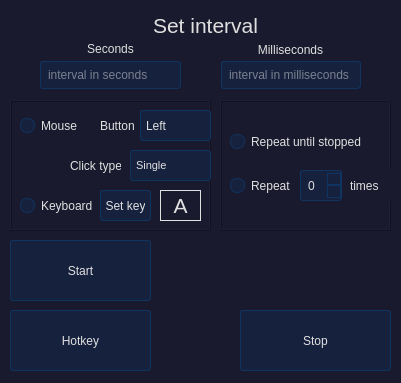
<?xml version="1.0" encoding="UTF-8"?>
<ui version="4.0">
 <class>Form</class>
 <widget class="QWidget" name="Form">
  <property name="geometry">
   <rect>
    <x>0</x>
    <y>0</y>
    <width>401</width>
    <height>383</height>
   </rect>
  </property>
  <property name="windowTitle">
   <string>AutoClicker</string>
  </property>
  <property name="styleSheet">
   <string notr="true">QWidget {
    background-color: #1a1a2e;
    color: #e0e0e0;
}

QPushButton {
    background-color: #16213e;
    border: 1px solid #0f3460;
    color: #e0e0e0;
    padding: 5px;
    border-radius: 3px;
}
QPushButton:hover {
    background-color: #3a86ff;
}
QPushButton:pressed {
    background-color: #0f3460;
}

QPushButton:disabled {
    background-color: #2c303d
}

QRadioButton {
    color: #e0e0e0;
}
QRadioButton::indicator {
    width: 13px;
    height: 13px;
    border: 1px solid #0f3460;
    border-radius: 7px;
}
QRadioButton::indicator:checked {
    background-color: #3a86ff;
}
QRadioButton::indicator:unchecked {
    background-color: #16213e;
}

QComboBox {
    background-color: #16213e;
    border: 1px solid #0f3460;
    color: #e0e0e0;
    padding: 5px;
    border-radius: 3px;
}
QComboBox::drop-down {
    border: none;
}
QComboBox QAbstractItemView {
    background-color: #16213e;
    color: #e0e0e0;
    selection-background-color: #3a86ff;
}

QLineEdit {
    background-color: #16213e;
    border: 1px solid #0f3460;
    color: #e0e0e0;
    padding: 5px;
    border-radius: 3px;
}
QLineEdit:focus {
    border: 1px solid #3a86ff;
}

QSpinBox {
    background-color: #16213e;
    border: 1px solid #0f3460;
    color: #e0e0e0;
    padding: 5px;
    border-radius: 3px;
}
QSpinBox::up-button, QSpinBox::down-button {
    background-color: #16213e;
    border: 1px solid #0f3460;
}
QSpinBox::up-button:hover, QSpinBox::down-button:hover {
    background-color: #3a86ff;
}</string>
  </property>
  <widget class="QPushButton" name="startButton">
   <property name="geometry">
    <rect>
     <x>10</x>
     <y>240</y>
     <width>141</width>
     <height>61</height>
    </rect>
   </property>
   <property name="text">
    <string>Start</string>
   </property>
   <property name="checkable">
    <bool>false</bool>
   </property>
  </widget>
  <widget class="QPushButton" name="stopButton">
   <property name="geometry">
    <rect>
     <x>240</x>
     <y>310</y>
     <width>151</width>
     <height>61</height>
    </rect>
   </property>
   <property name="text">
    <string>Stop</string>
   </property>
  </widget>
  <widget class="QWidget" name="horizontalLayoutWidget">
   <property name="geometry">
    <rect>
     <x>0</x>
     <y>60</y>
     <width>401</width>
     <height>31</height>
    </rect>
   </property>
   <layout class="QHBoxLayout" name="intervalEditLayout">
    <property name="spacing">
     <number>40</number>
    </property>
    <property name="leftMargin">
     <number>40</number>
    </property>
    <property name="rightMargin">
     <number>40</number>
    </property>
    <item>
     <widget class="QLineEdit" name="intervalEdit2">
      <property name="text">
       <string/>
      </property>
      <property name="placeholderText">
       <string>interval in seconds</string>
      </property>
     </widget>
    </item>
    <item>
     <widget class="QLineEdit" name="intervalEdit1">
      <property name="text">
       <string/>
      </property>
      <property name="placeholderText">
       <string>interval in milliseconds</string>
      </property>
     </widget>
    </item>
   </layout>
  </widget>
  <widget class="QPushButton" name="hotkeyButton">
   <property name="geometry">
    <rect>
     <x>10</x>
     <y>310</y>
     <width>141</width>
     <height>61</height>
    </rect>
   </property>
   <property name="text">
    <string>Hotkey</string>
   </property>
   <property name="checkable">
    <bool>false</bool>
   </property>
  </widget>
  <widget class="QLabel" name="secondsLabel">
   <property name="geometry">
    <rect>
     <x>40</x>
     <y>41</y>
     <width>141</width>
     <height>16</height>
    </rect>
   </property>
   <property name="text">
    <string>Seconds</string>
   </property>
   <property name="alignment">
    <set>Qt::AlignCenter</set>
   </property>
  </widget>
  <widget class="QLabel" name="millisecondsLabel">
   <property name="geometry">
    <rect>
     <x>220</x>
     <y>40</y>
     <width>141</width>
     <height>20</height>
    </rect>
   </property>
   <property name="text">
    <string>Milliseconds</string>
   </property>
   <property name="alignment">
    <set>Qt::AlignCenter</set>
   </property>
  </widget>
  <widget class="QLabel" name="setIntervalLabel">
   <property name="geometry">
    <rect>
     <x>10</x>
     <y>10</y>
     <width>391</width>
     <height>31</height>
    </rect>
   </property>
   <property name="font">
    <font>
     <pointsize>16</pointsize>
    </font>
   </property>
   <property name="text">
    <string>Set interval</string>
   </property>
   <property name="alignment">
    <set>Qt::AlignCenter</set>
   </property>
  </widget>
  <widget class="QFrame" name="clickModeFrame">
   <property name="geometry">
    <rect>
     <x>10</x>
     <y>100</y>
     <width>201</width>
     <height>131</height>
    </rect>
   </property>
   <property name="frameShape">
    <enum>QFrame::Box</enum>
   </property>
   <property name="frameShadow">
    <enum>QFrame::Raised</enum>
   </property>
   <widget class="QLabel" name="clickTypeLabel">
    <property name="geometry">
     <rect>
      <x>60</x>
      <y>50</y>
      <width>51</width>
      <height>31</height>
     </rect>
    </property>
    <property name="frameShape">
     <enum>QFrame::NoFrame</enum>
    </property>
    <property name="text">
     <string>Click type</string>
    </property>
   </widget>
   <widget class="QRadioButton" name="keyboardModeToggle">
    <property name="geometry">
     <rect>
      <x>10</x>
      <y>90</y>
      <width>82</width>
      <height>31</height>
     </rect>
    </property>
    <property name="text">
     <string>Keyboard</string>
    </property>
   </widget>
   <widget class="QPushButton" name="setKeyButton">
    <property name="geometry">
     <rect>
      <x>90</x>
      <y>90</y>
      <width>51</width>
      <height>31</height>
     </rect>
    </property>
    <property name="text">
     <string>Set key</string>
    </property>
   </widget>
   <widget class="QComboBox" name="clickTypeComboBox">
    <property name="geometry">
     <rect>
      <x>120</x>
      <y>50</y>
      <width>81</width>
      <height>31</height>
     </rect>
    </property>
    <property name="font">
     <font>
      <pointsize>8</pointsize>
     </font>
    </property>
    <item>
     <property name="text">
      <string>Single</string>
     </property>
    </item>
    <item>
     <property name="text">
      <string>Double</string>
     </property>
    </item>
    <item>
     <property name="text">
      <string>Triple</string>
     </property>
    </item>
   </widget>
   <widget class="QLabel" name="keyLabel">
    <property name="geometry">
     <rect>
      <x>150</x>
      <y>90</y>
      <width>41</width>
      <height>31</height>
     </rect>
    </property>
    <property name="font">
     <font>
      <pointsize>16</pointsize>
     </font>
    </property>
    <property name="frameShape">
     <enum>QFrame::Box</enum>
    </property>
    <property name="text">
     <string>A</string>
    </property>
    <property name="alignment">
     <set>Qt::AlignCenter</set>
    </property>
   </widget>
   <widget class="QLabel" name="mouseButtonLabel">
    <property name="geometry">
     <rect>
      <x>90</x>
      <y>10</y>
      <width>41</width>
      <height>31</height>
     </rect>
    </property>
    <property name="text">
     <string>Button</string>
    </property>
   </widget>
   <widget class="QComboBox" name="mouseButtonsBox">
    <property name="geometry">
     <rect>
      <x>130</x>
      <y>10</y>
      <width>71</width>
      <height>31</height>
     </rect>
    </property>
    <item>
     <property name="text">
      <string>Left</string>
     </property>
    </item>
    <item>
     <property name="text">
      <string>Right</string>
     </property>
    </item>
    <item>
     <property name="text">
      <string>Middle</string>
     </property>
    </item>
   </widget>
   <widget class="QRadioButton" name="mouseModeToggle">
    <property name="geometry">
     <rect>
      <x>10</x>
      <y>10</y>
      <width>61</width>
      <height>31</height>
     </rect>
    </property>
    <property name="text">
     <string>Mouse</string>
    </property>
   </widget>
  </widget>
  <widget class="QFrame" name="repeatModeFrame">
   <property name="geometry">
    <rect>
     <x>220</x>
     <y>100</y>
     <width>171</width>
     <height>131</height>
    </rect>
   </property>
   <property name="styleSheet">
    <string notr="true">/* Основной стиль для всего приложения */
QWidget {
    background-color: #1a1a2e;
    color: #e0e0e0;
}

/* Стиль для кнопок QPushButton с градиентом */
QPushButton {
    background: qlineargradient(x1:0, y1:0, x2:0, y2:1,
                                stop:0 #16213e, stop:1 #4da6ff);
    border: 1px solid #0f3460;
    color: #e0e0e0;
    padding: 5px;
    border-radius: 3px;
}
QPushButton:hover {
    background: qlineargradient(x1:0, y1:0, x2:0, y2:1,
                                stop:0 #3a86ff, stop:1 #4da6ff);
}
QPushButton:pressed {
    background: qlineargradient(x1:0, y1:0, x2:0, y2:1,
                                stop:0 #0f3460, stop:1 #3a86ff);
}
/* СТИЛЬ ДЛЯ ОТКЛЮЧЕННЫХ КНОПОК */
QPushButton:disabled {
    background: qlineargradient(x1:0, y1:0, x2:0, y2:1,
                                stop:0 #2a2a3e, stop:1 #3d4b5d);
    border: 1px solid #1c1c3a;
    color: #7a7a8c;
}

/* Стиль для радиокнопок QRadioButton */
QRadioButton {
    color: #e0e0e0;
}
QRadioButton::indicator {
    width: 13px;
    height: 13px;
    border: 1px solid #0f3460;
    border-radius: 7px;
}
QRadioButton::indicator:checked {
    background-color: #4da6ff;
}
QRadioButton::indicator:unchecked {
    background-color: #16213e;
}

/* Стиль для выпадающих списков QComboBox */
QComboBox {
    background-color: #16213e;
    border: 1px solid #0f3460;
    color: #e0e0e0;
    padding: 5px;
    border-radius: 3px;
}
QComboBox::drop-down {
    border: none;
}
QComboBox::down-arrow {
    /* Можно указать путь к иконке: image: url(path/to/down_arrow.png); */
}
QComboBox QAbstractItemView {
    background-color: #16213e;
    color: #e0e0e0;
    selection-background-color: #4da6ff;
}

/* Стиль для полей ввода QLineEdit */
QLineEdit {
    background-color: #16213e;
    border: 1px solid #0f3460;
    color: #e0e0e0;
    padding: 5px;
    border-radius: 3px;
}
QLineEdit:focus {
    border: 1px solid #4da6ff;
}

/* Стиль для числовых полей QSpinBox */
QSpinBox {
    background-color: #16213e;
    border: 1px solid #0f3460;
    color: #e0e0e0;
    padding: 5px;
    border-radius: 3px;
}
QSpinBox::up-button, QSpinBox::down-button {
    background-color: #16213e;
    border: 1px solid #0f3460;
}
QSpinBox::up-button:hover, QSpinBox::down-button:hover {
    background-color: #4da6ff;
}</string>
   </property>
   <property name="frameShape">
    <enum>QFrame::Box</enum>
   </property>
   <property name="frameShadow">
    <enum>QFrame::Raised</enum>
   </property>
   <widget class="QLabel" name="repeatTimesLabel">
    <property name="geometry">
     <rect>
      <x>130</x>
      <y>70</y>
      <width>47</width>
      <height>31</height>
     </rect>
    </property>
    <property name="text">
     <string>times</string>
    </property>
   </widget>
   <widget class="QRadioButton" name="repeatUntilStoppedToggle">
    <property name="geometry">
     <rect>
      <x>10</x>
      <y>26</y>
      <width>131</width>
      <height>31</height>
     </rect>
    </property>
    <property name="text">
     <string>Repeat until stopped</string>
    </property>
   </widget>
   <widget class="QRadioButton" name="repeatTimesToggle">
    <property name="geometry">
     <rect>
      <x>10</x>
      <y>70</y>
      <width>61</width>
      <height>31</height>
     </rect>
    </property>
    <property name="text">
     <string>Repeat</string>
    </property>
   </widget>
   <widget class="QSpinBox" name="repeatSpinBox">
    <property name="geometry">
     <rect>
      <x>80</x>
      <y>70</y>
      <width>42</width>
      <height>31</height>
     </rect>
    </property>
   </widget>
  </widget>
 </widget>
 <resources/>
 <connections/>
</ui>
